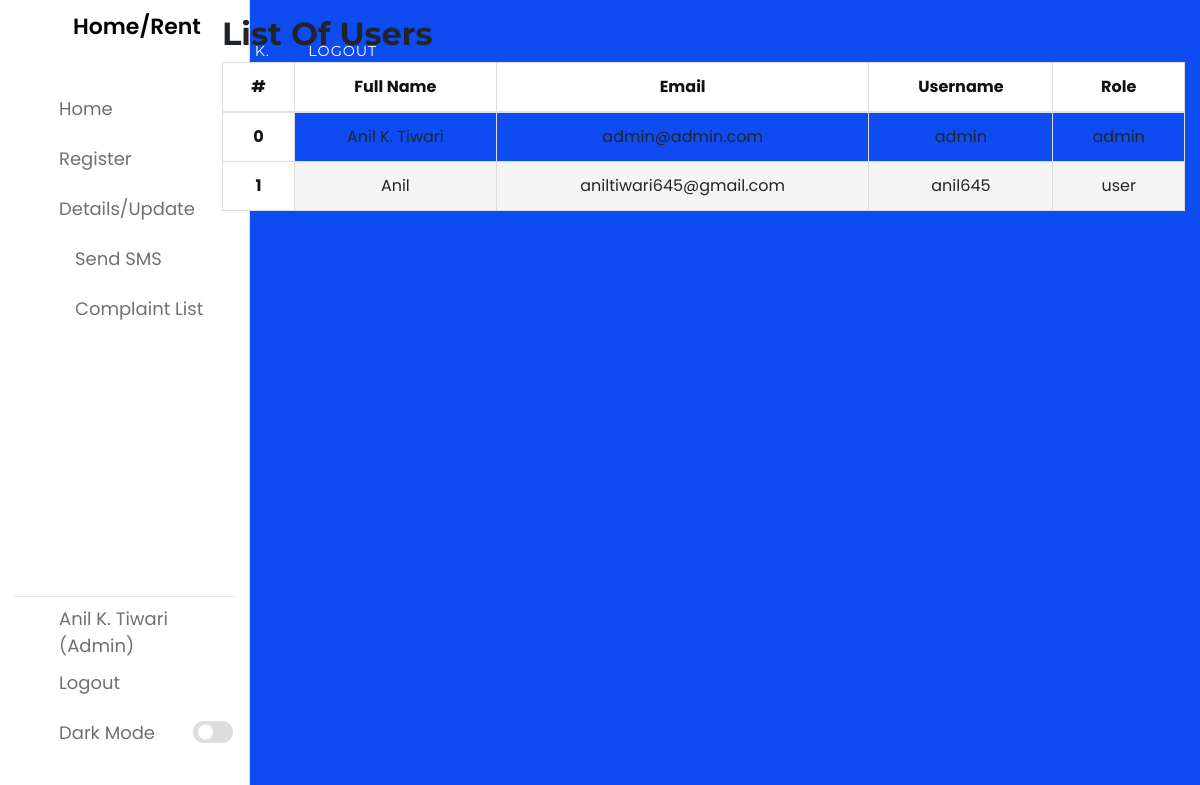
Screenshot of /app/users.php (signed in) with the database file from the repository.
### tables this page shows
CREATE TABLE `users` (
  `id` int(10) UNSIGNED NOT NULL,
  `fullname` varchar(191) NOT NULL,
  `mobile` varchar(191) NOT NULL,
  `username` varchar(191) NOT NULL,
  `email` varchar(191) NOT NULL,
  `password` varchar(191) NOT NULL,
  `created_at` timestamp NULL DEFAULT current_timestamp(),
  `updated_at` timestamp NULL DEFAULT current_timestamp(),
  `role` varchar(100) DEFAULT 'user',
  `status` int(1) NOT NULL DEFAULT 1
);

### app/users.php (the view, shortened to what this page needs)
<?php
	require '../config/config.php';
		try {
			$stmt = $connect->prepare('SELECT * FROM users');
			$stmt->execute();
			$data = $stmt->fetchAll(PDO::FETCH_ASSOC);
		}
		catch(PDOException $e) {
			$errMsg = $e->getMessage();
		}
?>
<?php include '../include/header.php';?>
	<nav class="navbar navbar-expand-lg navbar-dark" style="background-color:#212529;" id="mainNav">
      <div class="container">
        <a class="navbar-brand js-scroll-trigger" href="../index.php">Logo/Home</a>
        <div class="collapse navbar-collapse" id="navbarResponsive">
          <ul class="navbar-nav text-uppercase ml-auto">
            <li class="nav-item">
              <a class="nav-link" href="login.php"><?php echo $_SESSION['fullname']; ?> <?php if($_SESSION['role'] == 'admin'){ echo "(Admin)"; } ?></a>
            </li>
            <li class="nav-item">
              <a href="../auth/logout.php" class="nav-link">Logout</a>
            </li>
          </ul>
        </div>
      </div>
    </nav>
<?php include '../include/side-nav.php';?>
<section class="wrapper" style="margin-left:16%;margin-top: -11%;">
	<div class="container">
		<div class="row">
			<div class="col-12">
				<h2>List Of Users</h2>
				<div class="table-responsive">
					<table class="table table-bordered">
					  <thead>
					    <tr>
					      <th>#</th>
					      <th>Full Name</th>
					      <th>Email</th>
					      <th>Username</th>
					      <th>Role</th>
					    </tr>
					  </thead>
					  <tbody>
					  	<?php
					  		foreach ($data as $key => $value) {
							   echo '<tr>';
							      echo '<th scope="row">'.$key.'</th>';
							      echo '<td>'.$value['fullname'].'</td>';
							      echo '<td>'.$value['email'].'</td>';
							      echo '<td>'.$value['username'].'</td>';
							      echo '<td>'.$value['role'].'</td>';
							   echo '</tr>';
					  		}
					  	?>
					  </tbody>
					</table>
				</div>
			</div>
		</div>
	</div>
</section>
<?php include '../include/footer.php';?>

### assets/css/rent.css (style rules this page uses)
body { overflow-x: hidden; font-family: 'Roboto Slab', 'Helvetica Neue', Helvetica, Arial, sans-serif; }
a { color: #fed136; }
h1, h2, h3, h4, h5, h6 { font-weight: 700; font-family: 'Montserrat', 'Helvetica Neue', Helvetica, Arial, sans-serif; }
section { padding: 0px 0; }
@media (min-width: 768px) { section { padding: 1px 0; } }
#mainNav { background-color: #212529; }
#mainNav .navbar-brand { color: #fed136; font-family: 'Kaushan Script', 'Helvetica Neue', Helvetica, Arial, cursive; }
#mainNav .navbar-nav .nav-item .nav-link { font-size: 90%; font-weight: 400; padding: 0.75em 0; letter-spacing: 1px; color: white; font-family: 'Montserrat', 'Helvetica Neue', Helvetica, Arial, sans-serif; }
@media (min-width: 992px) { #mainNav { padding-top: 25px; padding-bottom: 25px; -webkit-transition: padding-top 0.3s, padding-bottom 0.3s; -moz-transition: padding-top 0.3s, padding-bottom 0.3s; transition: padding-top 0.3s, padding-bottom 0.3s; border: none; background-color: transparent; } }
@media (min-width: 992px) { #mainNav .navbar-brand { font-size: 1.75em; -webkit-transition: all 0.3s; -moz-transition: all 0.3s; transition: all 0.3s; } }
@media (min-width: 992px) { #mainNav .navbar-nav .nav-item .nav-link { padding: 1.1em 1em !important; } }

### assets/css/style.css (style rules this page uses)
.navbar { border-radius: 0px; }
section { padding-left: 15px; }

### assets/css/styles.css (style rules this page uses)
* { margin: 0; padding: 0; box-sizing: border-box; font-family: 'Poppins', sans-serif; }
:root { --primary-color: #0E4BF1; --panel-color: #FFF; --text-color: #000; --black-light-color: #707070; --border-color: #e6e5e5; --toggle-color: #DDD; --box1-color: #4DA3FF; --box2-color: #FFE6AC; --box3-color: #E7D1FC; --title-icon-color: #fff; --tran-05: all 0.5s ease; --tran-03: all 0.3s ease; --tran-03: all 0.2s ease; }
body { min-height: 100vh; background-color: var(--primary-color); }
nav { position: fixed; top: 0; left: 0; height: 100%; width: 250px; padding: 10px 14px; background-color: var(--panel-color); border-right: 1px solid var(--border-color); transition: var(--tran-05); }
.table { width: 100%; border-collapse: collapse; }
.table td,.table th { padding:12px 15px; border:1px solid #ddd; text-align: center; font-size:16px; }
.table th { background-color: rgb(255, 255, 255); color:#131111; }
.table tbody tr:nth-child(even) { background-color: #f5f5f5; }

### rows the page displays
users: key "0", fullname "Anil K. Tiwari", email "admin@admin.com", username "admin", role "admin"
users: key "1", fullname "Anil", email "aniltiwari645@gmail.com", username "anil645", role "user"

### other values shown
$_SESSION['fullname'] "Anil K. Tiwari"
